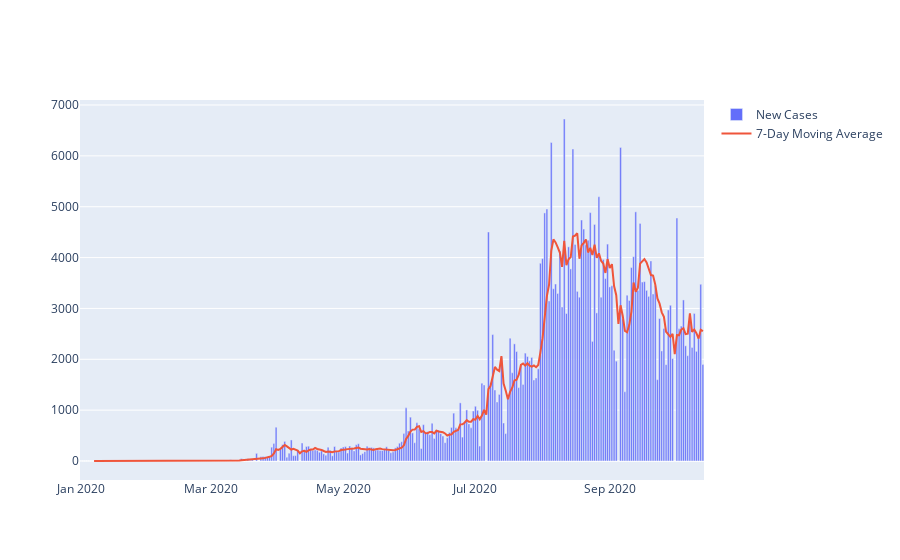

Notebook code cell kept with this figure:
### Code cell
fig2 = go.Figure()
fig2.add_trace(go.Bar(x=case_dates, y=case_new, name="New Cases"))
fig2.add_trace(go.Scatter(x=case_dates, y=moving_avg, mode="lines", name="7-Day Moving Average"))
fig2.show()
fig2.write_image("fig3.png")

### Figure 1 — Plotly figure (JSON) as saved in the notebook; plotly's stock layout.template omitted (floating-point values rounded to 4 significant figures; data arrays with more than 128 entries replaced by an {"elided": "..."} marker saying what was removed)
{"data": [{"name": "New Cases", "type": "bar", "x": {"elided": "288 str values"}, "y": {"elided": "288 int values"}}, {"mode": "lines", "name": "7-Day Moving Average", "type": "scatter", "x": {"elided": "288 str values"}, "y": {"elided": "288 float values"}}], "layout": {}}
